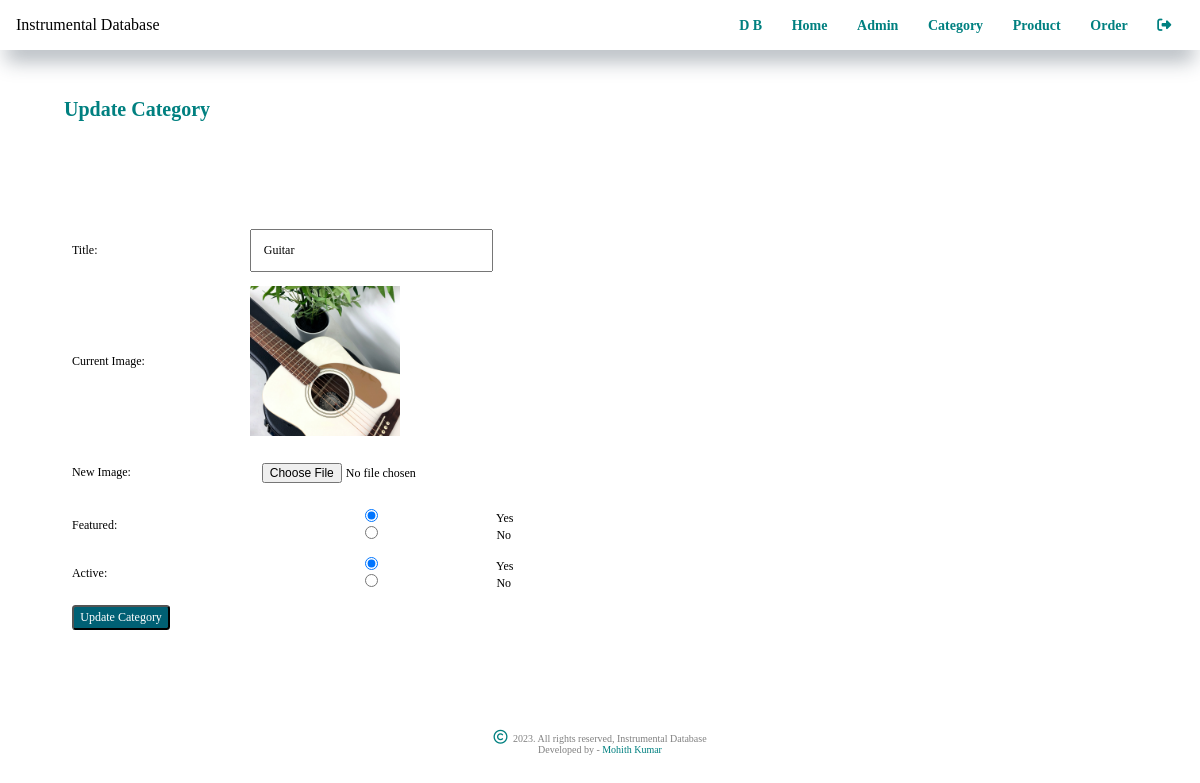
The app's page /admin/update-category.php?id=4 (signed in) with its own data.
### tables this page shows
CREATE TABLE `t_category` (
  `id` int(10) UNSIGNED NOT NULL,
  `title` varchar(100) NOT NULL,
  `image_name` varchar(255) NOT NULL,
  `featured` varchar(10) NOT NULL,
  `active` varchar(10) NOT NULL
);

### admin/update-category.php (the view, shortened to what this page needs)
<?php include('partials/menu.php'); ?>
<div class="main-content">
    <div class="wrapper">
        <h1>Update Category</h1>
        <br><br>
        <?php
        if (isset($_GET['id'])) {
            $id = $_GET['id'];
            $sql = "SELECT * FROM t_category WHERE id=$id";
            $res = mysqli_query($conn, $sql);
            $count = mysqli_num_rows($res);
            if ($count == 1) {
                $row = mysqli_fetch_assoc($res);
                $title = $row['title'];
                $current_image = $row['image_name'];
                $featured = $row['featured'];
                $active = $row['active'];
            } else {
                $_SESSION['no-category-found'] = "<div class='error'>Category not Found.</div>";
                header('location:' . URL . 'admin/manage-category.php');
            }
        } else {
            header('location:' . URL . 'admin/manage-category.php');
        }
        ?>
        <form action="" method="POST" enctype="multipart/form-data">
            <table class="tbl-30">
                <tr>
                    <td>Title: </td>
                    <td>
                        <input type="text" name="title" value="<?php echo $title; ?>">
                    </td>
                </tr>
                <tr>
                    <td>Current Image: </td>
                    <td>
                        <?php
                        if ($current_image != "") {
                            ?>
                            <img src="<?php echo URL; ?>images/category/<?php echo $current_image; ?>" width="150px">
                        <?php
                        } else {
                            echo "<div class='error'>Image Not Added.</div>";
                        }
                        ?>
                    </td>
                </tr>
                <tr>
                    <td>New Image: </td>
                    <td>
                        <input type="file" name="image">
                    </td>
                </tr>
                <tr>
                    <td>Featured: </td>
                    <td>
                        <input <?php if ($featured == "Yes") {
                            echo "checked";
                        } ?> type="radio" name="featured"
                            value="Yes">
                        Yes
                        <input <?php if ($featured == "No") {
                            echo "checked";
                        } ?> type="radio" name="featured"
                            value="No"> No
                    </td>
                </tr>
                <tr>
                    <td>Active: </td>
                    <td>
                        <input <?php if ($active == "Yes") {
                            echo "checked";
                        } ?> type="radio" name="active" value="Yes">
                        Yes
                        <input <?php if ($active == "No") {
                            echo "checked";
                        } ?> type="radio" name="active" value="No"> No
                    </td>
                </tr>
                <tr>
                    <td>
                        <input type="submit" name="submit" value="Update Category" class="btn-secondary">
                    </td>
                </tr>
            </table>
        </form>
    </div>
</div>
<?php include('partials/footer.php'); ?>

### css/admin.css (style rules this page uses)
* { margin: 0; padding: 0; font-family: "Poppins"; text-decoration: none; box-sizing: border-box; }
.wrapper h1 { font-size: 20px; color: teal; margin: 3rem 0 2rem 4rem; }
table tr td { font-size: 12px; padding: 1%; border-radius: 5px; }
.btn-secondary { font-size: 12px; background-color: rgb(0, 96, 116); padding: 2%; border-radius: 3.5px; color: white; cursor: pointer; }
.tbl-30 { width: 50%; margin: 2rem 0 1rem 4rem; }
table tr td input { width: 60%; padding: 3%; font-size: 12px; }

### records on screen
t_category: title "Guitar", image_name (picture), featured "☑", active "☑"
